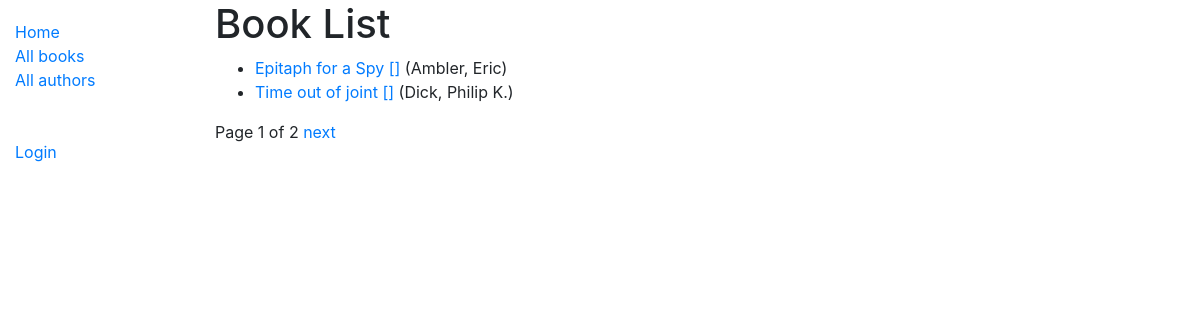
Before: /catalog/books/ with the older database file.
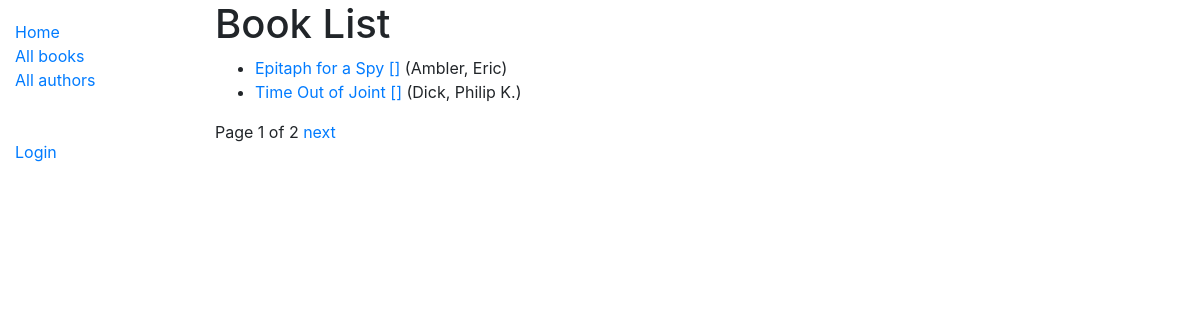
After: the same page with the newer database file.
### catalog/models.py (models this page shows, shortened)
class Book(models.Model):
    title = models.CharField(max_length=200)
    author = models.ForeignKey('Author', on_delete=models.SET_NULL, null=True)
    summary = models.TextField(max_length=1000, help_text='Enter a brief description of the book')
    isbn = models.CharField('ISBN', max_length=13, help_text='13 Character <a href="https://www.isbn-international.org/content/what-isbn">ISBN number</a>')
    genre = models.ManyToManyField(Genre, help_text='Select a genre for this book')
    def display_genre(self):
        """Create a string for the Genre. This is required to display genre in Admin."""
        return ', '.join(genre.name for genre in self.genre.all()[:3])
    display_genre.short_description = 'Genre'
    language = models.ForeignKey(Language, on_delete=models.SET_NULL, null=True, help_text='Select a language for this book')
    def display_language(self):
        return language.name
    display_language.short_description = 'Language'
    def get_absolute_url(self):
        return reverse('book-detail', args=[str(self.id)])

class Author(models.Model):
    first_name = models.CharField(max_length=100)
    last_name = models.CharField(max_length=100)
    date_of_birth = models.DateField(null=True, blank=True)
    date_of_death = models.DateField('Died', null=True, blank=True)
    class Meta:
        ordering = ['last_name', 'first_name']
    def __str__(self):
        return f'{self.last_name}, {self.first_name}'

### catalog/views.py (the view)
# urls.py: path('books/', views.BookListView.as_view(), name='books'),
class BookListView(generic.ListView):
    model = Book
    paginate_by = 2

### catalog/templates/catalog/book_list.html (shortened to what this page needs)
 {% extends "base_generic.html" %}
 {% block content %}
  <h1>Book List</h1>
  {% if book_list %}
  <ul>
    {% for book in book_list %}
      <li>
	      <a href="{{ book.get_absolute_url }}">{{ book.title }} [{{ book.language.name }}]</a> ({{book.author}})
      </li>
    {% endfor %}
  </ul>
  {% else %}
    <p>There are no books in the library.</p>
  {% endif %}
 {% endblock %}

Changed rows visible on the page:
changed Book "Dick, Philip K.": title "Time out of joint" → "Time Out of Joint"
